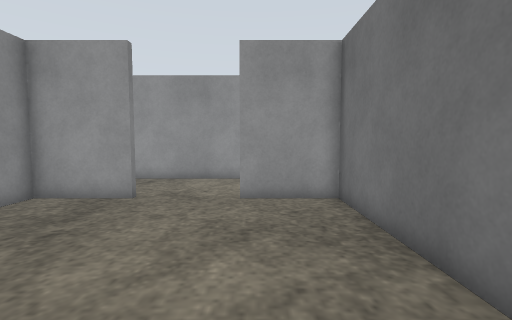
[1] (above)

16 first-person views from a walk through a robot-simulator world made for Gazebo. The camera is 0.94 m above the floor, tilts 4° down and sees 85° across. The floor is counted in squares, 0.5 m on a side. Each view is taken from the middle of a square. On the plan, view 1 faces up. The plan holds only what a view shows up to about 16 squares ahead; the rest is blank. Surface patterns are stand-ins for the level's own textures.

[2]
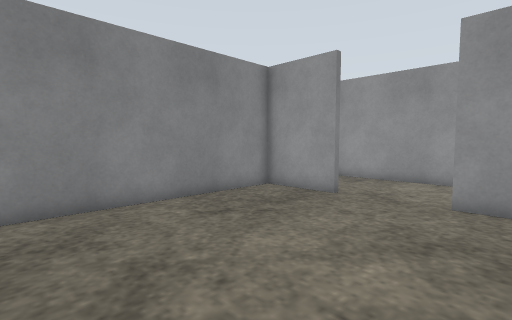

[3]
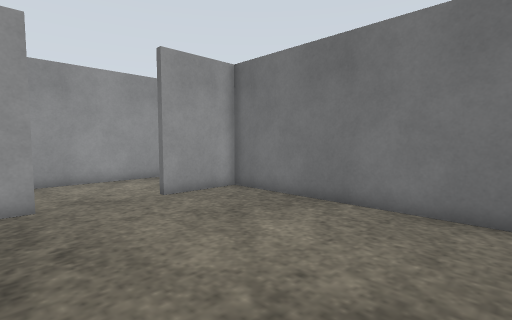

[4]
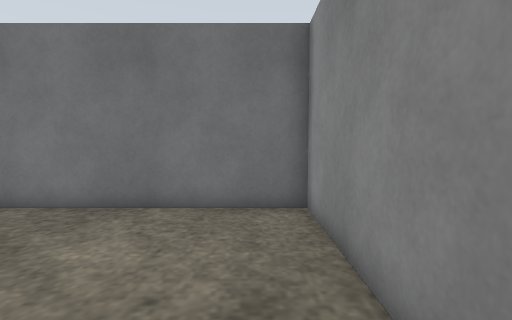

[5]
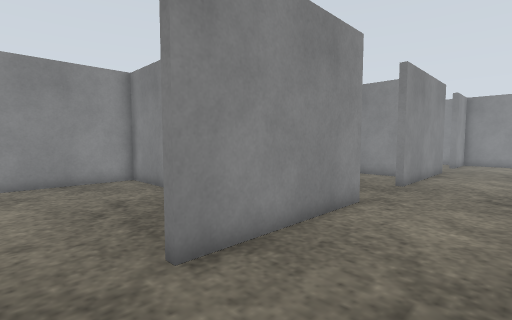

[6]
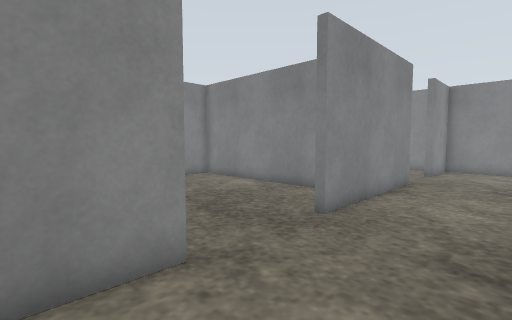

[7]
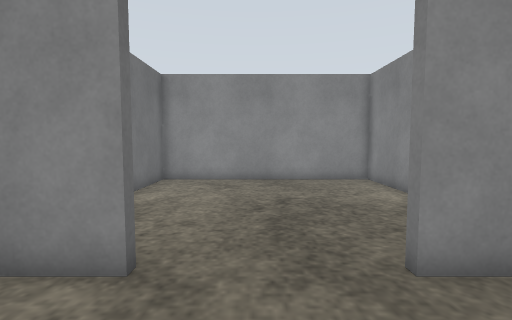

[8]
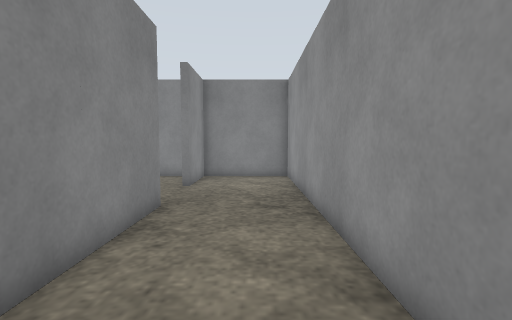

[9]
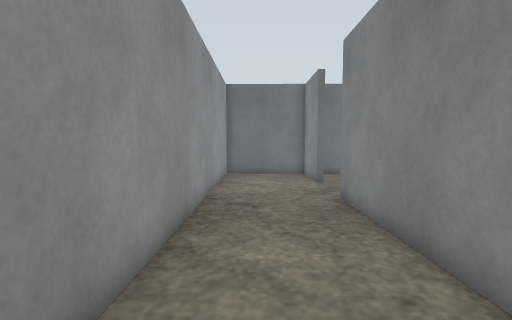

[10]
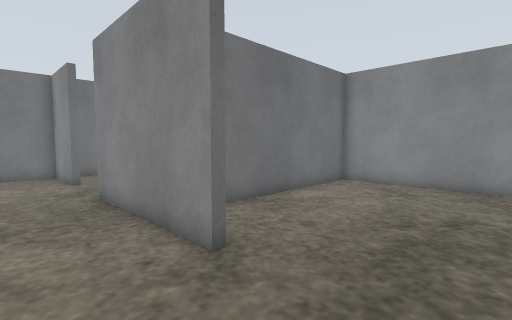

[11]
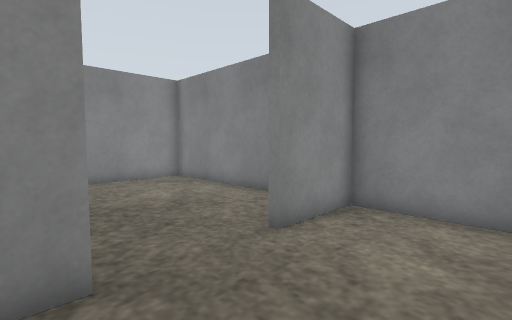

[12]
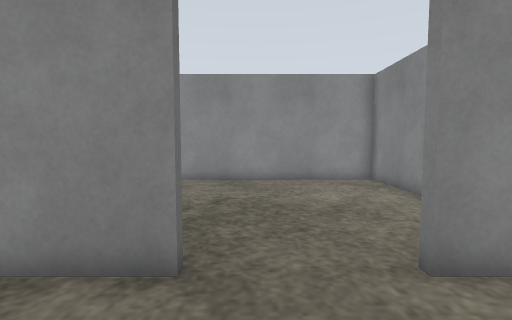

[13]
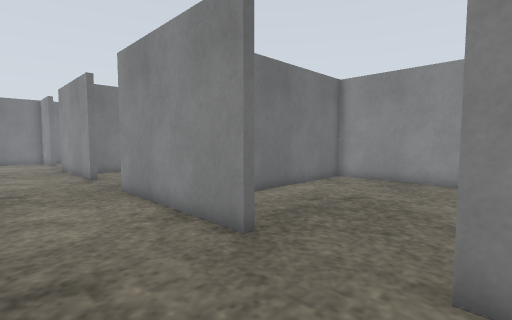

[14]
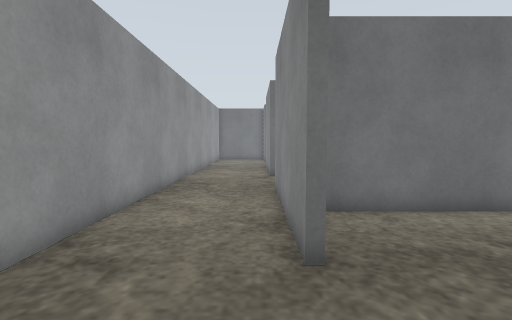

[15]
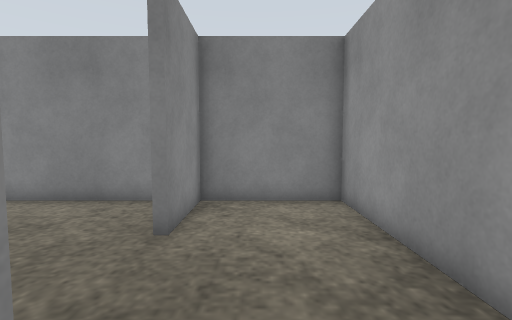

[16]
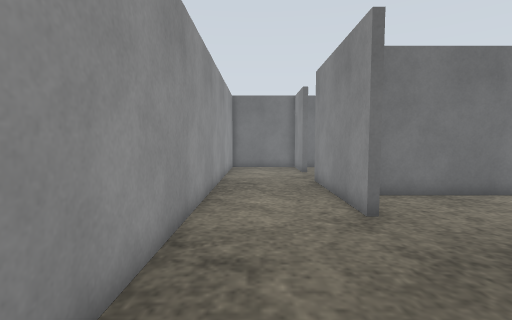

### Floor plan
Points are (right, up) in squares from view 1. A wall is a line through its corners. A room is listed if a view was taken in it or the views show most of it. See-through windows are left out.
Room 1 (views 1, 2, 3, 4)
walls: (-4, 9) (-7.2, 9) (-7.2, -0.4) (2.7, -0.4) (2.7, 9) (-0.5, 9)
ways out: opening at (-2.5, 9) to room 2
Room 2 (views 5, 6, 7, 8, 9, 10, 11, 12, 13, 14, 15, 16)
walls: (-10.2, 8.9) (-10.2, 9.3) (-4, 9.3) (-4, 9); (-20.9, 8.9) (-20.9, 9.3) (-14.2, 9.3) (-14.2, 8.9); (-0.5, 9) (-0.5, 9.3) (2.7, 9.3) (2.7, 13.7) (-27.6, 13.7) (-27.6, 9.3) (-24.4, 9.3) (-24.4, 8.9)
ways out: opening at (-2.5, 9) to room 1; opening at (-12.5, 9) to room 3; opening at (-22.5, 9) to room 4
Room 3 (no view inside)
walls: (-17.4, 8) (-17.4, -0.4) (-7.5, -0.4) (-7.5, 8.3)
ways out: opening at (-12.5, 9) to room 2
Room 4 (no view inside)
walls: (-27.6, 8.3) (-27.6, -0.4) (-17.7, -0.4) (-17.7, 8.3)
ways out: opening at (-22.5, 9) to room 2

Positions as (right, up) in squares from view 1, and headings:
1: (0, 0), facing up
2: (1, 0), facing up-left
3: (-5, 0), facing up-right
4: (-5, 1), facing right
5: (-2, 13), facing down-left
6: (-8, 13), facing down-left
7: (-12, 13), facing down
8: (-13, 12), facing left
9: (-13, 12), facing right
10: (-14, 12), facing down-right
11: (-20, 13), facing down-left
12: (-22, 13), facing down
13: (-25, 13), facing down-right
14: (-25, 10), facing right
15: (-19, 11), facing left
16: (-17, 12), facing right
